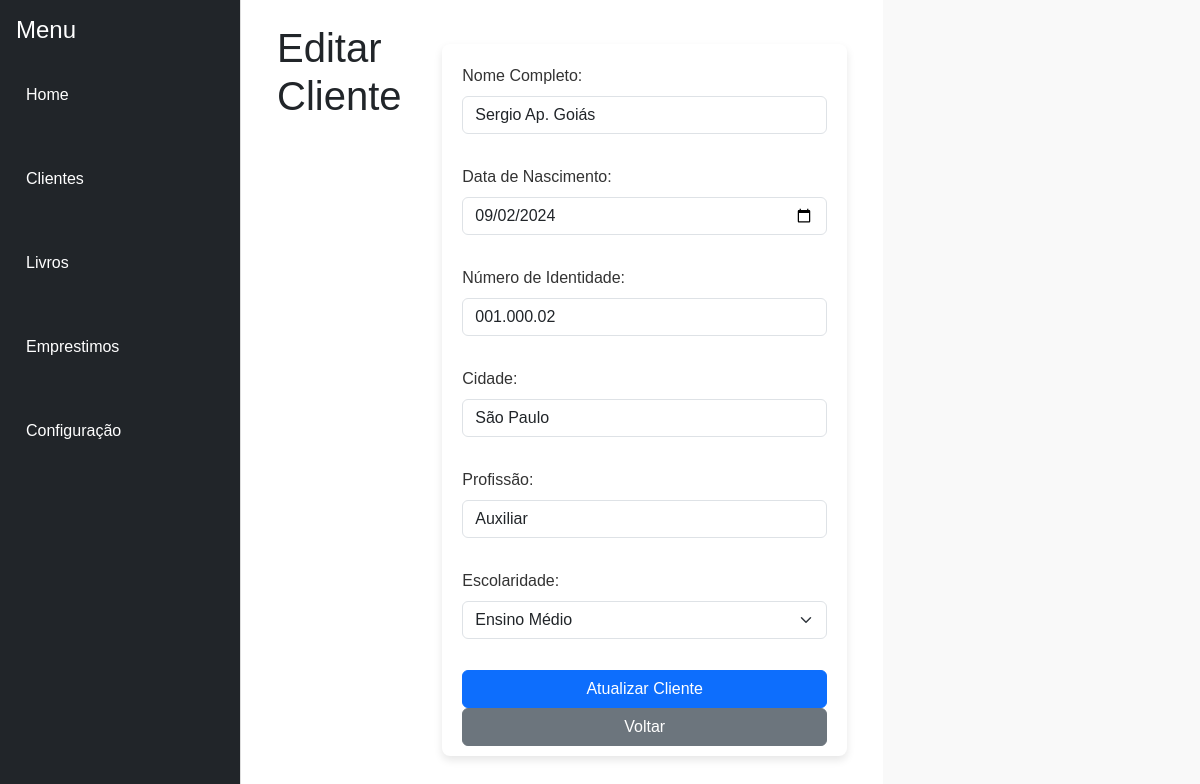
The app's page /editar_cliente/2 with its own data.
### models.py (models this page shows)
class Cliente(db.Model):
    __tablename__ = 'cliente'
    id = db.Column(db.Integer, primary_key=True)
    nome_completo = db.Column(db.String(100), nullable=False)
    data_nascimento = db.Column(db.String(10), nullable=False)
    identidade = db.Column(db.String(50), nullable=False)
    cidade = db.Column(db.String(50), nullable=False)
    profissao = db.Column(db.String(50), nullable=False)
    escolaridade = db.Column(db.String(50), nullable=False)
    data_cadastro = db.Column(db.DateTime, default=datetime.utcnow)
    emprestimos = relationship('Emprestimo', back_populates='cliente')

### app.py (the view, shortened to what this page needs)
@app.route('/editar_cliente/<int:id>', methods=['GET', 'POST'])
def editar_cliente(id):
    cliente = Cliente.query.get_or_404(id)
    return render_template('editar_cliente.html', cliente=cliente)

### templates/editar_cliente.html (shortened to what this page needs)
{% extends "index.html" %}
{% block content %}
    <div class="container">
        <h1>Editar Cliente</h1>
        <form method="POST" action="{{ url_for('editar_cliente', id=cliente.id) }}">
            <div class="mb-3">
                <label for="nome_completo" class="form-label">Nome Completo:</label>
                <input type="text" class="form-control" id="nome_completo" name="nome_completo" value="{{ cliente.nome_completo }}" required>
            </div>
            <div class="mb-3">
                <label for="data_nascimento" class="form-label">Data de Nascimento:</label>
                <input type="date" class="form-control" id="data_nascimento" name="data_nascimento" value="{{ cliente.data_nascimento }}" required>
            </div>
            <div class="mb-3">
                <label for="identidade" class="form-label">Número de Identidade:</label>
                <input type="text" class="form-control" id="identidade" name="identidade" value="{{ cliente.identidade }}" required>
            </div>
            <div class="mb-3">
                <label for="cidade" class="form-label">Cidade:</label>
                <input type="text" class="form-control" id="cidade" name="cidade" value="{{ cliente.cidade }}" required>
            </div>
            <div class="mb-3">
                <label for="profissao" class="form-label">Profissão:</label>
                <input type="text" class="form-control" id="profissao" name="profissao" value="{{ cliente.profissao }}" required>
            </div>
            <div class="mb-3">
                <label for="escolaridade" class="form-label">Escolaridade:</label>
                <select id="escolaridade" name="escolaridade" class="form-select" required>
                    <option value="Médio" {% if cliente.escolaridade == 'Médio' %}selected{% endif %}>Ensino Médio</option>
                </select>
            </div>
            <button type="submit" class="btn btn-primary">Atualizar Cliente</button>
            <a href="{{ url_for('clientes') }}" class="btn btn-secondary">Voltar</a>
        </form>
    </div>
{% endblock %}

### static/index.css (style rules this page uses)
* { margin: 0; padding: 0; box-sizing: border-box; }
body { font-family: Arial, sans-serif; background-color: #f9f9f9; display: flex; height: 100vh; }
.container { display: flex; width: 100%; height: 100%; }
form { margin: 20px 0; display: flex; flex-direction: column; width: 100%; max-width: 600px; background-color: #fff; padding: 20px; border-radius: 8px; box-shadow: 0 4px 8px rgba(0, 0, 0, 0.1); }
form label { margin-bottom: 5px; color: #333; }
form input, form select { margin-bottom: 15px; padding: 10px; font-size: 14px; border: 1px solid #ddd; border-radius: 4px; width: 100%; }
form button { padding: 10px; background-color: #333; color: #fff; border: none; border-radius: 4px; font-size: 16px; cursor: pointer; }

### records on screen
Cliente: nome_completo "Sergio Ap. Goiás", data_nascimento "09/02/2024", identidade "001.000.02", cidade "São Paulo", profissao "Auxiliar", escolaridade "Ensino Médio"
